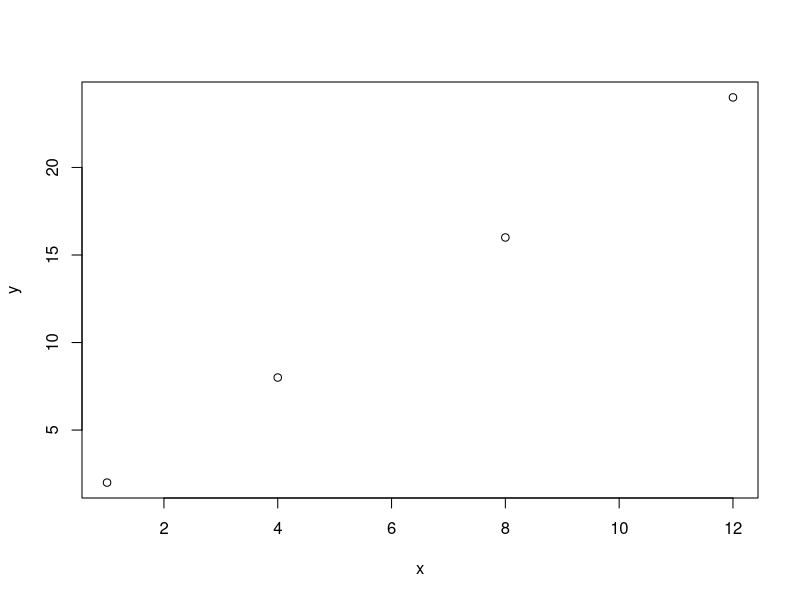
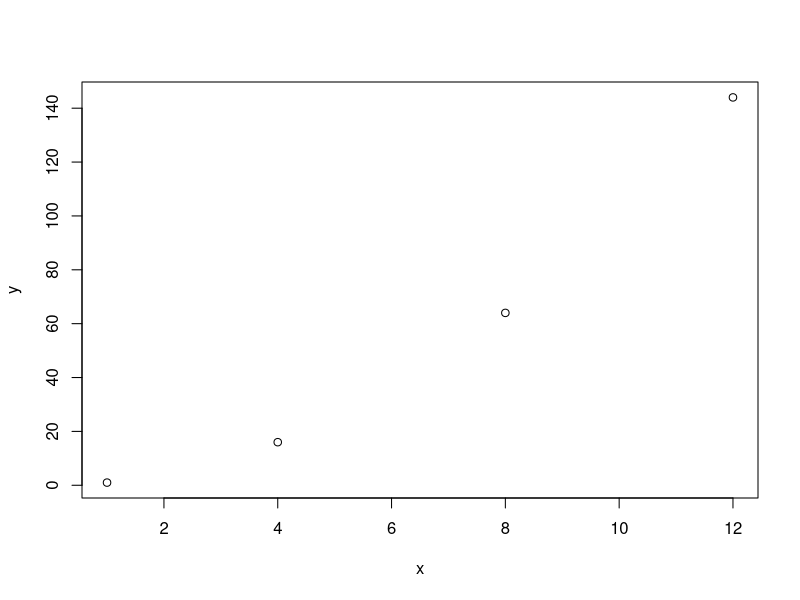

Here is the R script that generated these plots, in order:
# This is an example to practice using version control (Github) by creating a data set and analyzing it.

# Order of events:

# I. Create data set
# II. Produce plot of data set
# III. Commit changes 
# IV. Push to Github


# I. Create data set

x <- c(1,4,8,12)
y <- c(2,8,16,24)


# II. Produce a plot of the data set

plot(x,y)
x<- c(1,4,8,12)
y<- c(x^2)

plot(x,y)
# III. Commit changes to Github

# Press the Version Control button (green, red, and gray) from the toolbar
# Press commit
# Select the box(es) of the files you'd like to stage
# Write a comment about your edits


# IV. Pull most recent document from Github

# After you pull the most recent changes, push yours

